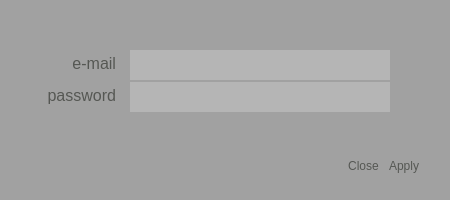
<?xml version="1.0" encoding="UTF-8"?>
<ui version="4.0">
 <class>SignInDialog</class>
 <widget class="QDialog" name="SignInDialog">
  <property name="geometry">
   <rect>
    <x>0</x>
    <y>0</y>
    <width>450</width>
    <height>200</height>
   </rect>
  </property>
  <property name="windowTitle">
   <string>Dialog</string>
  </property>
  <property name="styleSheet">
   <string notr="true">QDialog{
background-color:#a1a1a1;
}
QDialogButtonBox{
background-color:#a1a1a1;
border: 0px;
color: #555753;
}

QLineEdit{
background-color:#b5b5b5;
color: #555753;
border: 0px;
}

QTextBrowser{
background-color:#a1a1a1;
color: #555753;
border: 0px;
}

QPlainTextEdit{
background-color:#a1a1a1;
border: 0px;
color: #ff0000;
}
</string>
  </property>
  <widget class="QDialogButtonBox" name="buttonBox">
   <property name="geometry">
    <rect>
     <x>30</x>
     <y>150</y>
     <width>391</width>
     <height>32</height>
    </rect>
   </property>
   <property name="styleSheet">
    <string notr="true">QPushButton{
color: #555753;
background-color: #a1a1a1;
border: 0px;
margin: 2px;
}</string>
   </property>
   <property name="locale">
    <locale language="English" country="UnitedStates"/>
   </property>
   <property name="orientation">
    <enum>Qt::Horizontal</enum>
   </property>
   <property name="standardButtons">
    <set>QDialogButtonBox::Apply|QDialogButtonBox::Close</set>
   </property>
  </widget>
  <widget class="QTextBrowser" name="textBrowser">
   <property name="geometry">
    <rect>
     <x>30</x>
     <y>50</y>
     <width>90</width>
     <height>30</height>
    </rect>
   </property>
   <property name="font">
    <font>
     <pointsize>13</pointsize>
    </font>
   </property>
   <property name="html">
    <string>&lt;!DOCTYPE HTML PUBLIC &quot;-//W3C//DTD HTML 4.0//EN&quot; &quot;http://www.w3.org/TR/REC-html40/strict.dtd&quot;&gt;
&lt;html&gt;&lt;head&gt;&lt;meta name=&quot;qrichtext&quot; content=&quot;1&quot; /&gt;&lt;style type=&quot;text/css&quot;&gt;
p, li { white-space: pre-wrap; }
&lt;/style&gt;&lt;/head&gt;&lt;body style=&quot; font-family:'Sans Serif'; font-size:13pt; font-weight:400; font-style:normal;&quot;&gt;
&lt;p align=&quot;right&quot; style=&quot; margin-top:0px; margin-bottom:0px; margin-left:0px; margin-right:0px; -qt-block-indent:0; text-indent:0px;&quot;&gt;&lt;span style=&quot; font-family:'Ubuntu'; font-size:12pt;&quot;&gt;e-mail&lt;/span&gt;&lt;/p&gt;&lt;/body&gt;&lt;/html&gt;</string>
   </property>
  </widget>
  <widget class="QTextBrowser" name="textBrowser_2">
   <property name="geometry">
    <rect>
     <x>30</x>
     <y>82</y>
     <width>90</width>
     <height>30</height>
    </rect>
   </property>
   <property name="html">
    <string>&lt;!DOCTYPE HTML PUBLIC &quot;-//W3C//DTD HTML 4.0//EN&quot; &quot;http://www.w3.org/TR/REC-html40/strict.dtd&quot;&gt;
&lt;html&gt;&lt;head&gt;&lt;meta name=&quot;qrichtext&quot; content=&quot;1&quot; /&gt;&lt;style type=&quot;text/css&quot;&gt;
p, li { white-space: pre-wrap; }
&lt;/style&gt;&lt;/head&gt;&lt;body style=&quot; font-family:'Sans Serif'; font-size:9pt; font-weight:400; font-style:normal;&quot;&gt;
&lt;p align=&quot;right&quot; style=&quot; margin-top:0px; margin-bottom:0px; margin-left:0px; margin-right:0px; -qt-block-indent:0; text-indent:0px;&quot;&gt;&lt;span style=&quot; font-family:'Ubuntu'; font-size:12pt;&quot;&gt;password&lt;/span&gt;&lt;/p&gt;&lt;/body&gt;&lt;/html&gt;</string>
   </property>
  </widget>
  <widget class="QLineEdit" name="lineEdit">
   <property name="geometry">
    <rect>
     <x>130</x>
     <y>50</y>
     <width>260</width>
     <height>30</height>
    </rect>
   </property>
   <property name="cursorMoveStyle">
    <enum>Qt::LogicalMoveStyle</enum>
   </property>
  </widget>
  <widget class="QLineEdit" name="lineEdit_2">
   <property name="geometry">
    <rect>
     <x>130</x>
     <y>82</y>
     <width>260</width>
     <height>30</height>
    </rect>
   </property>
   <property name="echoMode">
    <enum>QLineEdit::Password</enum>
   </property>
   <property name="cursorMoveStyle">
    <enum>Qt::LogicalMoveStyle</enum>
   </property>
  </widget>
  <widget class="QPlainTextEdit" name="plainTextEdit">
   <property name="geometry">
    <rect>
     <x>50</x>
     <y>120</y>
     <width>251</width>
     <height>71</height>
    </rect>
   </property>
   <property name="readOnly">
    <bool>true</bool>
   </property>
  </widget>
 </widget>
 <resources/>
 <connections>
  <connection>
   <sender>buttonBox</sender>
   <signal>accepted()</signal>
   <receiver>SignInDialog</receiver>
   <slot>accept()</slot>
   <hints>
    <hint type="sourcelabel">
     <x>248</x>
     <y>254</y>
    </hint>
    <hint type="destinationlabel">
     <x>157</x>
     <y>274</y>
    </hint>
   </hints>
  </connection>
  <connection>
   <sender>buttonBox</sender>
   <signal>rejected()</signal>
   <receiver>SignInDialog</receiver>
   <slot>reject()</slot>
   <hints>
    <hint type="sourcelabel">
     <x>316</x>
     <y>260</y>
    </hint>
    <hint type="destinationlabel">
     <x>286</x>
     <y>274</y>
    </hint>
   </hints>
  </connection>
 </connections>
</ui>
